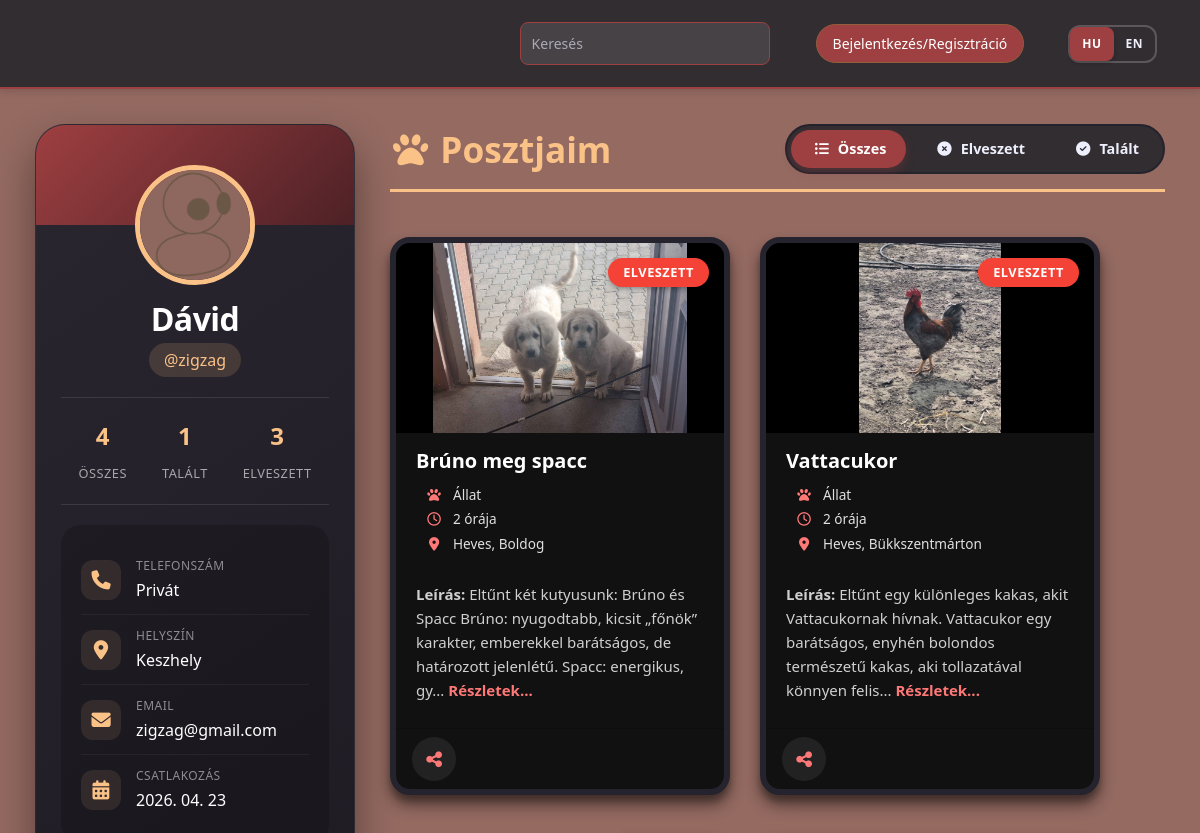
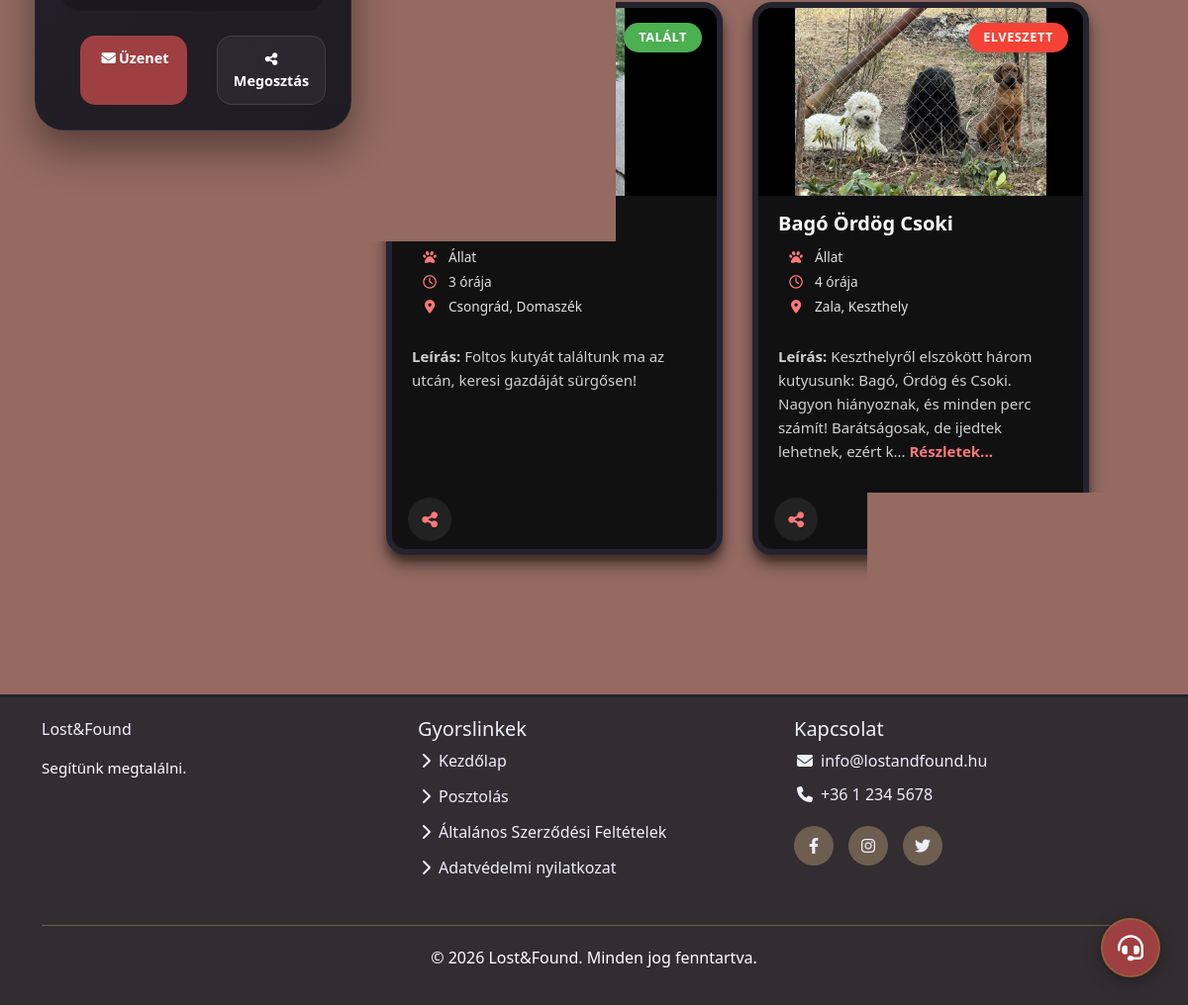
The page /profile/3 on the database its author committed (2 pictures, top to bottom).
### database.py (models this page shows, shortened)
class User(db.Model, UserMixin):
    id = db.Column(db.Integer, primary_key=True)
    username = db.Column(db.String(80), unique=True, nullable=False)
    password_hash = db.Column(db.String(128), nullable=False)
    created_at = db.Column(db.DateTime, default=datetime.now())
    email = db.Column(db.String(80), unique=True, nullable=True)
    profile_picture = db.Column(db.Integer, db.ForeignKey('attachment.id'), nullable=True)
    name = db.Column(db.String(80), nullable=True)
    birthdate = db.Column(db.Date, nullable=True)
    phone_number = db.Column(db.String(20), nullable=True)
    phone_number_is_private = db.Column(db.Boolean, default=True)
    address = db.Column(db.String(200), nullable=True)
    address_is_private = db.Column(db.Boolean, default=False)
    _2fa_enabled = db.Column(db.Boolean, default=False)
    _2fa_id = db.Column(db.Integer, db.ForeignKey('two_factor_auth.id'), nullable=True)
    role = db.Column(db.String(20), default='user', nullable=False)

class Item(db.Model):
    id = db.Column(db.Integer, primary_key=True)
    name = db.Column(db.String(80), nullable=False)
    description_hu =  db.Column(db.Text, nullable=True)
    description_en = db.Column(db.Text, nullable=True)
    created_at = db.Column(db.DateTime, default=datetime.now)
    attachments= db.relationship('Attachment', backref='item', lazy=True)
    uploader_id = db.Column(db.Integer, db.ForeignKey('user.id'), nullable=False)
    active = db.Column(db.Boolean, default=True)
    type = db.Column(db.String(20), default='lost')
    category_id = db.Column(db.Integer, db.ForeignKey('category.id'), nullable=True)
    location = db.Column(db.String(200), nullable=True)
    category = db.relationship('Category', backref='items', lazy=True)
    is_closed = db.Column(db.Boolean, default=False)

class Attachment(db.Model):
    id = db.Column(db.Integer, primary_key=True)
    filename = db.Column(db.String(255), nullable=False)
    item_id = db.Column(db.Integer, db.ForeignKey('item.id'), nullable=True)
    created_at = db.Column(db.DateTime, default=datetime.now)

class Category(db.Model):
    id = db.Column(db.Integer, primary_key=True)
    name = db.Column(db.String(50), unique=True, nullable=False)
    icon = db.Column(db.String(255), nullable=False)

### routes/profile.py (the view)
@profile_routes.route('/profile', defaults={'user_id': None})
@profile_routes.route('/profile/<int:user_id>')
def profile(user_id):
    print(user_id)
    if user_id is None:
        if not current_user.is_authenticated:
            return redirect(url_for('auth.login'))
        user = current_user
    else:
        user = User.query.get(user_id)
        if user is None:
            return redirect(url_for('main.home'))
    print(user.id)
    user_items = Item.query.filter_by(uploader_id=user.id, active=True).order_by(Item.created_at.desc()).all()
    current_language = _normalize_language(
        request.cookies.get('lang') or request.headers.get('Accept-Language')
    )
    for item in user_items:
        item.localized_description = _localized_description(item, current_language)
    total = len(user_items)
    lost_count = sum(1 for i in user_items if i.type == 'lost')
    found_count = sum(1 for i in user_items if i.type == 'found')
    return render_template(
        "profile.html",
        user=user,
        items=user_items,
        total=total,
        lost_count=lost_count,
        found_count=found_count,
        profile_picture_path=_get_profile_picture_url(user)
    )

### templates/profile.html (shortened to what this page needs)
{% extends "base.html" %}
{% block content %}
<div class="profilepart" data-report-user-id="{{ user.id }}">
    <div class="profile-left">
        <div class="profil">
            <div class="profil-pic-div">
                <div class="profile-pic">
                    <img src="{{ url_for('static', filename=profile_picture_path) if profile_picture_path else url_for('static', filename='placeholders/user.png') }}" alt="profilkep">
                </div>
            </div>
            <div class="profile-info">
                <h1 class="profile-name">{{user.name if user.name else 'Nincs megadva'}}</h1>
                <span class="profile-username">@{{ user.username.lower() }}</span>
                <div class="profile-stats">
                    <div class="stat-item">
                        <span class="stat-number">{{ total }}</span>
                        <span class="stat-label" data-i18n="post.number">Poszt</span>
                    </div>
                    <div class="stat-item">
                        <span class="stat-number">{{ found_count }}</span>
                        <span class="stat-label" data-i18n="home.modal.found">Talált</span>
                    </div>
                    <div class="stat-item">
                        <span class="stat-number">{{ lost_count }}</span>
                        <span class="stat-label" data-i18n="home.modal.lost">Eltűnt</span>
                    </div>
                </div>
                <div class="profile-details">
                    <div class="detail-item">
                        <div class="detail-label">
                            <i class="fas fa-phone"></i>
                        </div>
                        <div class="detail-content">
                            <span class="label" data-i18n="profile.phone">Telefonszám</span>
                            {% if user.phone_number_is_private %}
                                <span class="value" data-i18n="profile.private">Privát</span>
                            {% else %}
                                {% if user.phone_number %}
                                    <span class="value" data-i18n="">{{ user.phone_number}}</span>
                                {% else %}
                                    <span class="value" data-i18n="profile.notProvided">Nincs megadva</span>
                                {% endif %}
                            {% endif %}
                        </div>
                    </div>
                    <div class="detail-item">
                        <div class="detail-label">
                            <i class="fas fa-map-marker-alt"></i>
                        </div>
                        <div class="detail-content">
                            <span class="label" data-i18n="post.location">Lakhely</span>
                            <span class="value">{{ 'Privát' if user.address_is_private else user.address if user.address else 'Nincs megadva' }}</span>
                        </div>
                    </div>
                    <div class="detail-item">
                        <div class="detail-label">
                            <i class="fas fa-envelope"></i>
                        </div>
                        <div class="detail-content">
                            <span class="label" data-i18n="login.email">E-mail cím</span>
                            <span class="value">{{ user.email }}</span>
                        </div>
                    </div>
                    <div class="detail-item">
                        <div class="detail-label">
                            <i class="fas fa-calendar-alt"></i>
                        </div>
                        <div class="detail-content">
                            <span class="label" data-i18n="profile.memberSince">Csatlakozás</span>
                            <span class="value">{{ user.created_at.strftime('%Y. %m. %d') }}</span>
                        </div>
                    </div>
                </div>
                <div class="profile-actions">
                    {% if current_user.is_authenticated and user.id == current_user.id %}
                    <a href="{{ url_for('profile.editprofile') }}" class="btn btn-primary">
                        <i class="fas fa-edit"></i><span data-i18n="profile.edit">Szerkesztés</span>
                    </a>
                    {% else %}
                    <a href="{{ url_for('messages.messages', partner=user.id) }}" class="btn btn-primary">
                        <i class="fas fa-envelope"></i><span data-i18n="profile.sendMessage"> Üzenet</span>
                    </a>
                    {% endif %}
                    <button class="btn">
                        <i class="fas fa-share-alt"></i><span data-i18n="home.card.share"> Megosztás</span>
                    </button>
                </div>
            </div>
        </div>
    </div>
    <div class="posts-right">
        <div class="posts-container">
            <div class="posts-title-section">
                <h1><i class="fas fa-paw"></i> <span data-i18n="post.postsTitle">Posztjaim</span></h1>
                <div class="filter-buttons">
                    <button class="filter-btn active" data-filter="all">
                        <i class="fas fa-list-ul"></i><span data-i18n="home.modal.all"> Összes</span>
                    </button>
                    <button class="filter-btn" data-filter="lost">
                        <i class="fas fa-times-circle"></i><span data-i18n="home.modal.lost"> Eltűnt</span>
                    </button>
                    <button class="filter-btn" data-filter="found">
                        <i class="fas fa-check-circle"></i><span data-i18n="home.modal.found"> Talált</span>
                    </button>
                </div>
            </div>
        </div>
        <div class="card-container profile-own-cards">
            {% for item in items %}
            {% set cat_icons = {'allat': 'fa-paw', 'elektronika': 'fa-laptop', 'ruhazat': 'fa-tshirt', 'ekszer': 'fa-gem', 'dokumentum': 'fa-file-alt', 'egyeb': 'fa-gift'} %}
            {% set cat_i18n = {'allat': 'home.categories.animal', 'elektronika': 'home.categories.electronics', 'ruhazat': 'home.categories.clothing', 'ekszer': 'home.categories.jewelry', 'dokumentum': 'home.categories.document', 'egyeb': 'home.categories.other'} %}
            {% set cat_names = {'allat': 'Állat', 'elektronika': 'Elektronika', 'ruhazat': 'Ruházat', 'ekszer': 'Ékszer', 'dokumentum': 'Dokumentum', 'egyeb': 'Egyéb'} %}
            {% set cat_placeholders = {'allat': 'Cat.png', 'elektronika': 'electronics.png', 'ruhazat': 'Tie.png', 'ekszer': 'diamond.png', 'dokumentum': 'Documents.png', 'egyeb': 'etc.png'} %}
            <div class="card mb-3" data-status="{{ item.type }}" data-post-id="{{ item.id }}" {% if item.is_closed %}style="opacity: 0.6;"{% endif %}>
                <div class="card-image">
                    {% if item.attachments %}
                    <img src="{{ url_for('static', filename='attachments/' + item.attachments[0].filename) }}" class="card-img-top" alt="{{ item.name }}">
                    {% else %}
                    {% set placeholder = cat_placeholders.get(item.category.name if item.category else 'egyeb', 'etc.png') %}
                    <img src="{{ url_for('static', filename='placeholders/' + placeholder) }}" class="card-img-top" alt="{{ item.name }}">
                    {% endif %}
                    {% if item.type == 'lost' %}
                    <span class="card-badge lost" data-i18n="home.modal.lost">Elveszett</span>
                    {% else %}
                    <span class="card-badge found" data-i18n="home.modal.found">Talált</span>
                    {% endif %}
                </div>
                <div class="card-body">
                    <div class="info">
                        <h5 class="card-title">{{ item.name }}</h5>
                        {% if item.category %}
                        <span class="card-category"><i class="fas {{ cat_icons.get(item.category.name, 'fa-tag') }} me-1"></i><span data-i18n="{{ cat_i18n.get(item.category.name, '') }}">{{ cat_names.get(item.category.name, item.category.name) }}</span></span>
                        {% endif %}
                        <span class="card-time"><i class="far fa-clock me-1"></i><span>{{ item.created_at | elapsedTime }}</span></span>
                        {% if item.location %}
                        <p class="card-location"><i class="fas fa-map-marker-alt me-1"></i>{{ item.location }}</p>
                        {% endif %}
                    </div>
                    {% set hu_desc = item.description_hu or '' %}
                    {% set en_desc = item.description_en or '' %}
                    {% set show_details = hu_desc|length > 150 or en_desc|length > 150 %}
                    <p class="card-text"><strong data-i18n="home.card.description"> Leírás: </strong>
                        <span data-lang-content="hu">{{ hu_desc[:150] }}{% if hu_desc|length > 150 %}...{% endif %}</span>
                    {% if show_details %}
                        <a href="{{ url_for('post.post', item_id=item.id) }}" class="text-end" data-i18n="home.card.details">Részletek...</a>
                    {% endif %}
                    </p>
                </div>
                <div class="card-footer">
                    <div class="actions">
                        <button class="btn-action btn-share" data-i18n-attr="aria-label:home.card.share"><i class="fas fa-share-alt"></i></button>
                    </div>
                </div>
            </div>
            {% endfor %}
        </div>
    </div>
</div>
{% endblock %}

### rows shown on the page
User: name "Dávid", username "zigzag", address_is_private+address "Keszhely", email "zigzag@gmail.com", created_at "2026. 04. 23"
Item: filename (picture), type "ELVESZETT", name "Brúno meg spacc", created_at|elapsedTime "2 órája", location "Heves, Boldog", description_hu "Eltűnt két kutyusunk: Brúno és Spacc Brúno: nyugodtabb, kicsit „főnök” karakter, emberekkel barátságos, de határozott jelenlétű. Spacc: energikus, gy"
Item: filename (picture), type "ELVESZETT", name "Vattacukor", created_at|elapsedTime "2 órája", location "Heves, Bükkszentmárton", description_hu "Eltűnt egy különleges kakas, akit Vattacukornak hívnak. Vattacukor egy barátságos, enyhén bolondos természetű kakas, aki tollazatával könnyen felis"
Item: filename (picture), type "TALÁLT", created_at|elapsedTime "3 órája", location "Csongrád, Domaszék", description_hu "Foltos kutyát találtunk ma az utcán, keresi gazdáját sürgősen!"
Item: filename (picture), type "ELVESZETT", name "Bagó Ördög Csoki", created_at|elapsedTime "4 órája", location "Zala, Keszthely", description_hu "Keszthelyről elszökött három kutyusunk: Bagó, Ördög és Csoki. Nagyon hiányoznak, és minden perc számít! Barátságosak, de ijedtek lehetnek, ezért k"

### other values the page prints
{{ total }} "4"
{{ found_count }} "1"
{{ lost_count }} "3"
